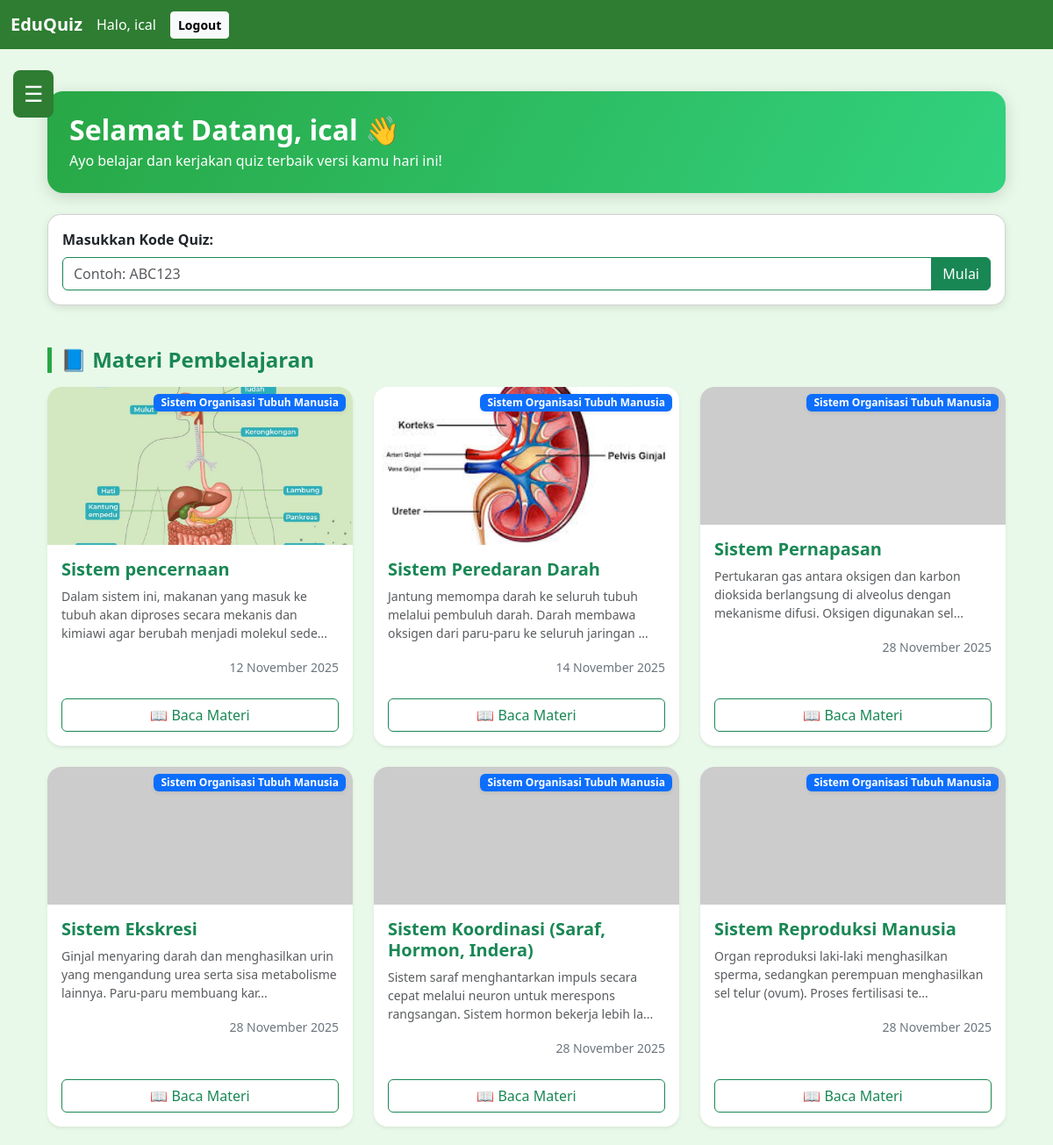
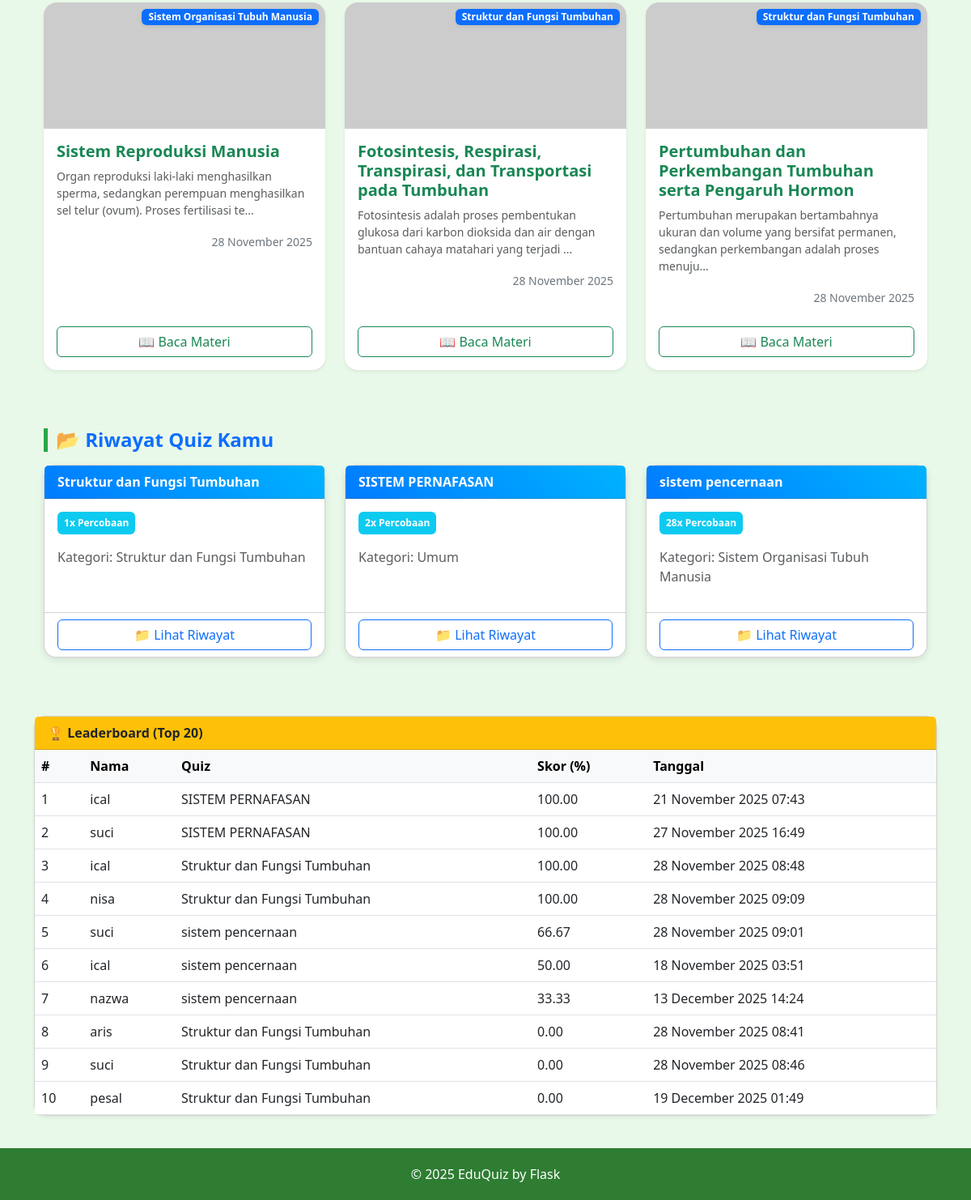
Screenshot of /student/dashboard (signed in) with the database file from the repository (2 pictures, top to bottom).
### models.py (models this page shows)
class User(UserMixin, db.Model):
    __tablename__ = 'user'
    id = db.Column(db.Integer, primary_key=True)
    username = db.Column(db.String(64), unique=True, nullable=False, index=True)
    email = db.Column(db.String(120), unique=True, index=True)
    password_hash = db.Column(db.String(128))
    role = db.Column(db.Enum(Role), default=Role.student)
    created_at = db.Column(db.DateTime, default=datetime.utcnow)
    materials = db.relationship('Material', backref='author', lazy=True)
    quizzes = db.relationship('Quiz', backref='creator', lazy=True)
    submissions = db.relationship('Submission', backref='user', lazy=True)

class Material(db.Model):
    __tablename__ = 'material'
    id = db.Column(db.Integer, primary_key=True)
    title = db.Column(db.String(256), nullable=False)
    content = db.Column(db.Text)
    video_url = db.Column(db.String(512))
    image_filename = db.Column(db.String(256))
    category_id = db.Column(db.Integer, db.ForeignKey('category.id'))
    created_by = db.Column(db.Integer, db.ForeignKey('user.id'))
    created_at = db.Column(db.DateTime, default=datetime.utcnow)

class Category(db.Model):
    __tablename__ = 'category'
    id = db.Column(db.Integer, primary_key=True)
    name = db.Column(db.String(128), nullable=False, unique=True)
    materials = db.relationship('Material', backref='category', lazy=True)
    quizzes = db.relationship('Quiz', backref='category', lazy=True)

class Quiz(db.Model):
    __tablename__ = 'quiz'
    id = db.Column(db.Integer, primary_key=True)
    title = db.Column(db.String(256), nullable=False)
    description = db.Column(db.Text)
    code = db.Column(db.String(20), unique=True, nullable=False)  # KODE MASUK QUIZ
    duration = db.Column(db.Integer, default=600)  # DALAM DETIK
    published = db.Column(db.Boolean, default=False)  # ✅ fixed
    subject = db.Column(db.String(100))
    created_at = db.Column(db.DateTime, default=db.func.now())
    created_by = db.Column(db.Integer, db.ForeignKey('user.id'))
    category_id = db.Column(db.Integer, db.ForeignKey('category.id'))
    questions = db.relationship(
        "Question",
        back_populates="quiz",
        lazy=True,
        cascade="all, delete-orphan"
    )
    submissions = db.relationship(
        'Submission',
        backref='quiz',
        lazy=True,
        cascade="all, delete-orphan"
    )

class Submission(db.Model):
    __tablename__ = 'submission'
    id = db.Column(db.Integer, primary_key=True)
    user_id = db.Column(db.Integer, db.ForeignKey('user.id'))
    quiz_id = db.Column(db.Integer, db.ForeignKey('quiz.id'))
    started_at = db.Column(db.DateTime, default=datetime.utcnow)
    finished_at = db.Column(db.DateTime)
    score = db.Column(db.Float)
    answers = db.relationship('Answer', backref='submission', lazy=True, cascade="all, delete-orphan")

### app.py (the view, shortened to what this page needs)
    @app.route("/student/dashboard", methods=["GET", "POST"])
    @login_required
    def student_dashboard():
        if current_user.role != Role.student:
            flash("Akses ditolak.")
            return redirect(url_for("index"))
        materials = Material.query.all()
        submissions = Submission.query.filter_by(
            user_id=current_user.id
        ).order_by(Submission.finished_at.desc()).all()
        history = {}
        for sub in submissions:
            qid = sub.quiz_id
            if qid not in history:
                history[qid] = {
                    "quiz": sub.quiz,
                    "count": 0
                }
            history[qid]["count"] += 1
        raw_lb = (
            db.session.query(
                User.username,
                Submission.score,
                Submission.finished_at,
                Quiz.title.label("quiz_title")
            )
            .join(User, Submission.user_id == User.id)
            .join(Quiz, Submission.quiz_id == Quiz.id)
            .filter(Submission.score.isnot(None))
            .order_by(Submission.score.desc(), Submission.finished_at.asc())
            .limit(20)
            .all()
        )
        leaderboard = []
        for r in raw_lb:
            username = r[0]
            score = r[1]
            finished_at = r[2]
            quiz_title = r[3]
            leaderboard.append({
                "username": username,
                "score": float(score) if score is not None else None,
                "finished_at": finished_at,
                "quiz_title": quiz_title
            })
        return render_template(
            "student/dashboard.html",
            materials=materials,
            submissions=submissions,
            history=history,
            leaderboard=leaderboard
        )

### templates/student/dashboard.html (shortened to what this page needs)
{% extends 'base.html' %}
{% block content %}
<div class="container py-4">
  <div class="header-banner mb-4">
    <h2 class="fw-bold mb-1">Selamat Datang, {{ current_user.username }} 👋</h2>
    <p class="mb-0">Ayo belajar dan kerjakan quiz terbaik versi kamu hari ini!</p>
  </div>
  <div class="glass-card card p-3 mb-5">
    <form method="POST">
      <label class="fw-semibold mb-2">Masukkan Kode Quiz:</label>
      <div class="input-group">
        <input type="text" name="code" class="form-control border-success" placeholder="Contoh: ABC123" required>
        <button class="btn btn-success">Mulai</button>
      </div>
    </form>
  </div>
<h4 class="section-title text-success">📘 Materi Pembelajaran</h4>
<div class="row mt-3">
  {% if materials %}
    {% for m in materials %}
    <div class="col-md-4 mb-4">
      <div class="card glass-card h-100 shadow-sm border-0 position-relative hover-zoom"
           style="border-radius: 16px; overflow: hidden;">
        <span class="badge bg-primary position-absolute top-0 end-0 m-2 px-2 py-1 shadow-sm"
              style="border-radius: 6px; font-size: 0.75rem;">
          {{ m.category.name if m.category else "Umum" }}
        </span>
        {% if m.image_filename %}
        <img src="{{ url_for('uploaded_file', filename=m.image_filename) }}"
             class="card-img-top"
             style="height: 180px; object-fit: cover;">
        {% else %}
        <img src="https://via.placeholder.com/400x180?text=No+Image"
             class="card-img-top">
        {% endif %}
        <div class="card-body">
          <h5 class="fw-bold text-success">{{ m.title }}</h5>
          <p class="text-muted small" style="min-height: 55px;">
            {{ m.content[:120] }}...
          </p>
          <div class="text-end mt-2">
            <small class="text-secondary">
              {{ m.created_at.strftime('%d %B %Y') }}
            </small>
          </div>
        </div>
        <div class="card-footer bg-transparent border-0 pb-3">
          <a href="{{ url_for('view_material', material_id=m.id) }}"
            class="btn btn-outline-success w-100">
            📖 Baca Materi
          </a>
        </div>
      </div>
    </div>
    {% endfor %}
  {% else %}
    <p class="text-muted">Belum ada materi.</p>
  {% endif %}
</div>
  <h4 class="section-title text-primary mt-5">📂 Riwayat Quiz Kamu</h4>
  <div class="row mt-3">
    {% if history %}
      {% for item in history.values() %}
      <div class="col-md-4 mb-4">
        <div class="card glass-card h-100">
          <div class="quiz-title-bg card-header text-white fw-bold">
            {{ item.quiz.title }}
          </div>
          <div class="card-body">
            <p>
              <span class="badge bg-info p-2">
                {{ item.count }}x Percobaan
              </span>
            </p>
            <p class="text-muted">
              Kategori: {{ item.quiz.category.name if item.quiz.category else 'Umum' }}
            </p>
          </div>
          <div class="card-footer bg-transparent">
            <a href="{{ url_for('student_quiz_history', quiz_id=item.quiz.id) }}"
               class="btn btn-outline-primary w-100">📁 Lihat Riwayat</a>
          </div>
        </div>
      </div>
      {% endfor %}
    {% else %}
      <div class="alert alert-warning">Belum ada riwayat quiz.</div>
    {% endif %}
  </div>
</div>
<div class="card mt-4 shadow-sm">
  <div class="card-header bg-warning">
    <strong>🏆 Leaderboard (Top 20)</strong>
  </div>
  <div class="card-body p-0">
    {% if leaderboard %}
      <div class="table-responsive">
        <table class="table mb-0">
          <thead class="table-light">
            <tr>
              <th>#</th>
              <th>Nama</th>
              <th>Quiz</th>
              <th>Skor (%)</th>
              <th>Tanggal</th>
            </tr>
          </thead>
          <tbody>
            {% for row in leaderboard %}
              <tr>
                <td>{{ loop.index }}</td>
                <td>{{ row.username }}</td>
                <td>{{ row.quiz_title }}</td>
                <td>{{ '%.2f'|format(row.score or 0) }}</td>
                <td>
                  {% if row.finished_at %}
                    {{ row.finished_at.strftime('%d %B %Y %H:%M') }}
                  {% else %}
                    -
                  {% endif %}
                </td>
              </tr>
            {% endfor %}
          </tbody>
        </table>
      </div>
    {% else %}
      <div class="p-3 text-center text-muted">Belum ada hasil tertulis.</div>
    {% endif %}
  </div>
</div>
{% endblock %}

### templates/base.html (shortened to what this page needs)
<!DOCTYPE html>
<html lang="id">
<head>
  <link href="https://cdn.jsdelivr.net/npm/bootstrap@5.3.0/dist/css/bootstrap.min.css" rel="stylesheet">
</head>
<body>
  <nav class="navbar navbar-expand-lg navbar-dark">
    <div class="container-fluid">
      <a class="navbar-brand fw-bold" href="{{ url_for('index') }}">EduQuiz</a>
      <div class="collapse navbar-collapse" id="navMenu">
        <div class="d-flex align-items-center">
          {% if current_user.is_authenticated %}
            <span class="navbar-text me-3">
              Halo, {{ current_user.username }}
            </span>
            <a href="{{ url_for('logout') }}" class="btn btn-light btn-sm fw-bold">
              Logout
            </a>
          {% else %}
            <a href="{{ url_for('login') }}" class="btn btn-light btn-sm me-2">Login</a>
            <a href="{{ url_for('register') }}" class="btn btn-success btn-sm">Register</a>
          {% endif %}
        </div>
      </div>
    </div>
  </nav>
  <button id="hamburgerBtn">☰</button>
  <div class="container mt-4">
    {% block content %}{% endblock %}
  </div>
  <footer>© 2025 EduQuiz by Flask</footer>
</body>
</html>

### templates/base.html (style rules this page uses)
body { background-color: #e9f9e9; }
.navbar { background-color: #2e7d32 !important; }
.navbar-brand, .nav-link, .navbar-text { color: #fff !important; font-weight: 500; }
.card { border-radius: 15px; box-shadow: 0 3px 8px rgba(0,0,0,0.1); }
footer { margin-top: 40px; padding: 20px; text-align: center; background-color: #2e7d32; color: white; }
#hamburgerBtn { position: fixed; top: 80px; left: 15px; z-index: 1000; background: #2e7d32; border: none; color: white; font-size: 25px; padding: 8px 12px; border-radius: 8px; }

### templates/student/dashboard.html (style rules this page uses)
.glass-card { backdrop-filter: blur(6px); transition: transform .2s ease, box-shadow .2s ease; }
.section-title { border-left: 5px solid #28a745; padding-left: 10px; font-weight: 700; }
.quiz-title-bg { background: linear-gradient(45deg, #007bff, #00b3ff); }
.header-banner { background: linear-gradient(120deg, #28a745, #32d27f); padding: 25px; color: white; border-radius: 18px; box-shadow: 0 4px 18px rgba(0,0,0,0.15); }

### rows the page displays
User: username "ical"
Material: category "Sistem Organisasi Tubuh Manusia", image_filename (picture), title "Sistem pencernaan", content "Dalam sistem ini, makanan yang masuk ke tubuh akan diproses secara mekanis dan kimiawi agar berubah menjadi molekul sede", created_at "12 November 2025"
Material: category "Sistem Organisasi Tubuh Manusia", image_filename (picture), title "Sistem Peredaran Darah", content "Jantung memompa darah ke seluruh tubuh melalui pembuluh darah. Darah membawa oksigen dari paru-paru ke seluruh jaringan", created_at "14 November 2025"
Material: category "Sistem Organisasi Tubuh Manusia", title "Sistem Pernapasan", content "Pertukaran gas antara oksigen dan karbon dioksida berlangsung di alveolus dengan mekanisme difusi. Oksigen digunakan sel", created_at "28 November 2025"
Material: category "Sistem Organisasi Tubuh Manusia", title "Sistem Ekskresi", content "Ginjal menyaring darah dan menghasilkan urin yang mengandung urea serta sisa metabolisme lainnya. Paru-paru membuang kar", created_at "28 November 2025"
Material: category "Sistem Organisasi Tubuh Manusia", title "Sistem Koordinasi (Saraf, Hormon, Indera)", content "Sistem saraf menghantarkan impuls secara cepat melalui neuron untuk merespons rangsangan. Sistem hormon bekerja lebih la", created_at "28 November 2025"
Material: category "Sistem Organisasi Tubuh Manusia", title "Sistem Reproduksi Manusia", content "Organ reproduksi laki-laki menghasilkan sperma, sedangkan perempuan menghasilkan sel telur (ovum). Proses fertilisasi te", created_at "28 November 2025"
Material: category "Sistem Organisasi Tubuh Manusia", title "Sistem Reproduksi Manusia", content "Organ reproduksi laki-laki menghasilkan sperma, sedangkan perempuan menghasilkan sel telur (ovum). Proses fertilisasi te", created_at "28 November 2025"
Material: category "Struktur dan Fungsi Tumbuhan", title "Fotosintesis, Respirasi, Transpirasi, dan Transportasi pada Tumbuhan", content "Fotosintesis adalah proses pembentukan glukosa dari karbon dioksida dan air dengan bantuan cahaya matahari yang terjadi", created_at "28 November 2025"
Material: category "Struktur dan Fungsi Tumbuhan", title "Pertumbuhan dan Perkembangan Tumbuhan serta Pengaruh Hormon", content "Pertumbuhan merupakan bertambahnya ukuran dan volume yang bersifat permanen, sedangkan perkembangan adalah proses menuju", created_at "28 November 2025"
Quiz: quiz "Struktur dan Fungsi Tumbuhan"
Category: quiz.category "Struktur dan Fungsi Tumbuhan"
Quiz: quiz "SISTEM PERNAFASAN"
Quiz: quiz "sistem pencernaan"
Category: quiz.category "Sistem Organisasi Tubuh Manusia"
Submission: username "ical", quiz_title "SISTEM PERNAFASAN", score "100.00", finished_at "21 November 2025 07:43"
Submission: username "suci", quiz_title "SISTEM PERNAFASAN", score "100.00", finished_at "27 November 2025 16:49"
Submission: username "ical", quiz_title "Struktur dan Fungsi Tumbuhan", score "100.00", finished_at "28 November 2025 08:48"
Submission: username "nisa", quiz_title "Struktur dan Fungsi Tumbuhan", score "100.00", finished_at "28 November 2025 09:09"
Submission: username "suci", quiz_title "sistem pencernaan", score "66.67", finished_at "28 November 2025 09:01"
Submission: username "ical", quiz_title "sistem pencernaan", score "50.00", finished_at "18 November 2025 03:51"
Submission: username "nazwa", quiz_title "sistem pencernaan", score "33.33", finished_at "13 December 2025 14:24"
Submission: username "aris", quiz_title "Struktur dan Fungsi Tumbuhan", score "0.00", finished_at "28 November 2025 08:41"
Submission: username "suci", quiz_title "Struktur dan Fungsi Tumbuhan", score "0.00", finished_at "28 November 2025 08:46"
Submission: username "pesal", quiz_title "Struktur dan Fungsi Tumbuhan", score "0.00", finished_at "19 December 2025 01:49"

### other values shown
{{ item.count }} "1" "2" "28"
{{ item.quiz.category.name if item.quiz.category else 'Umum' }} "Umum"
